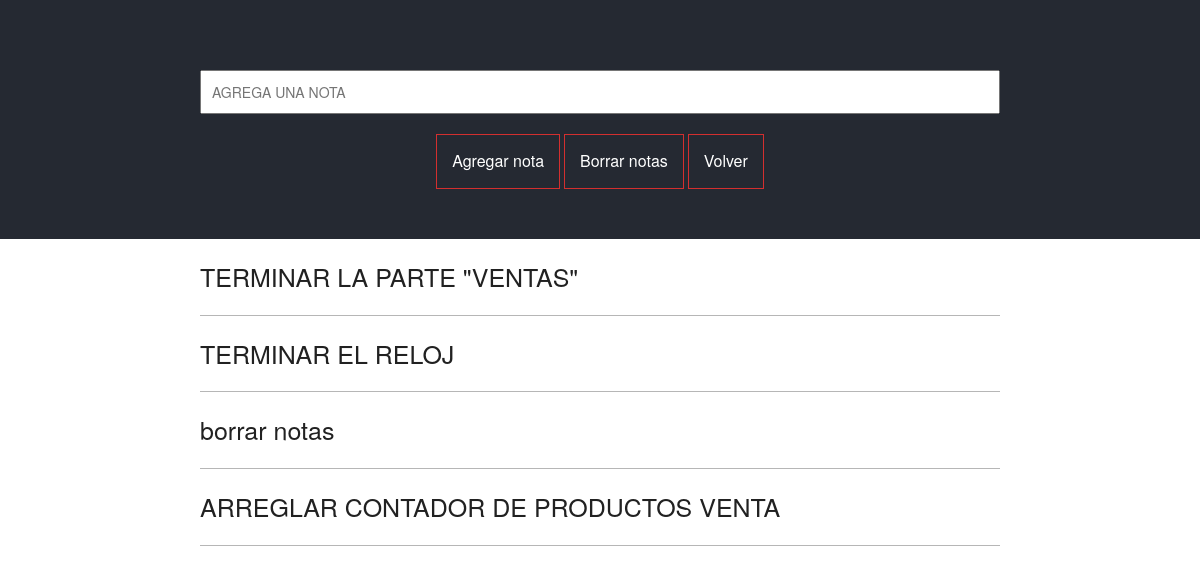
/php/notas_rapidas.php, run on an earlier commit of the app's database.
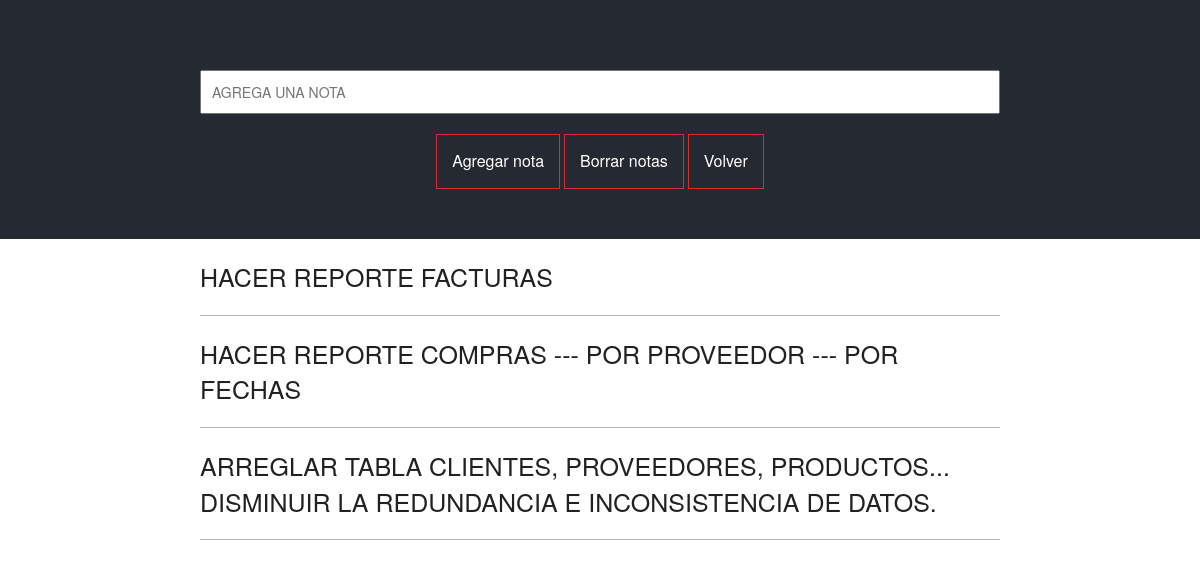
And on a later commit of the database.
### tables this page shows
CREATE TABLE IF NOT EXISTS `notas` (
  `cod_notas` int(3) NOT NULL AUTO_INCREMENT,
  `contenido` varchar(200) NOT NULL,
  PRIMARY KEY (`cod_notas`)
);

### php/notas_rapidas.php (the view, shortened to what this page needs)
<!DOCTYPE html>
<html lang="es">
<head>
	<link href="../css/notas/estilos.css" rel="stylesheet" >
	<link href="../css/normalize.css" rel="stylesheet" >
	<link href="../bootstrap/css/bootstrap.css" rel="stylesheet">
	<link href="../bootstrap/css/bootstrap.min.css" rel="stylesheet">
	<link href="../bootstrap/css/bootstrap-theme.css" rel="stylesheet">
	<link href="../bootstrap/css/bootstrap-theme.min.css" rel="stylesheet">
</head>
<body>
	<div class="principal">
		<div class="wrap">
			<form class="formulario" action="agrega_nota.php" method="post">
				<input type="text" id="tareaInput"  style="text-transform:uppercase;" onkeyup="javascript:this.value=this.value.toUpperCase();" placeholder="Agrega una nota" onkeypress="return runScript(event)" autofocus>
				<input type="button" class="boton" id="btn-agregar" value="Agregar nota" onclick="javascript:enviarNota();">
				<input type="button" class="boton" id="btn-borrar" value="Borrar notas" onclick="javascript:borrarNotas();">
				<input type="button" class="boton" id="btn-volver" value="Volver" onclick="history.back()">
			</form>
		</div>
	</div>
	<div class="tareas">
		<div class="wrap">
			<ul class="lista" id="lista" onclick="return false">
			<?php
            $registro = mysql_query("SELECT contenido FROM notas ORDER BY cod_notas ASC");
            while($registro2 = mysql_fetch_array($registro)){
				 echo '<li><a href="#">'.$registro2['contenido'].'</a></li>';
            }
       		?>
			</ul>
		</div>
	</div>
</body>
</html>

What changed in the data, as far as the page shows it:
removed notas: contenido "ARREGLAR CONTADOR DE PRODUCTOS VENTA"
changed notas: contenido "TERMINAR LA PARTE \"VENTAS\"" → "HACER REPORTE FACTURAS"
changed notas: contenido "TERMINAR EL RELOJ" → "HACER REPORTE COMPRAS --- POR PROVEEDOR --- POR FECHAS"
changed notas: contenido "borrar notas" → "ARREGLAR TABLA CLIENTES, PROVEEDORES, PRODUCTOS... DISMINUIR LA REDUNDANCIA E INCONSISTENCIA DE DATOS."
